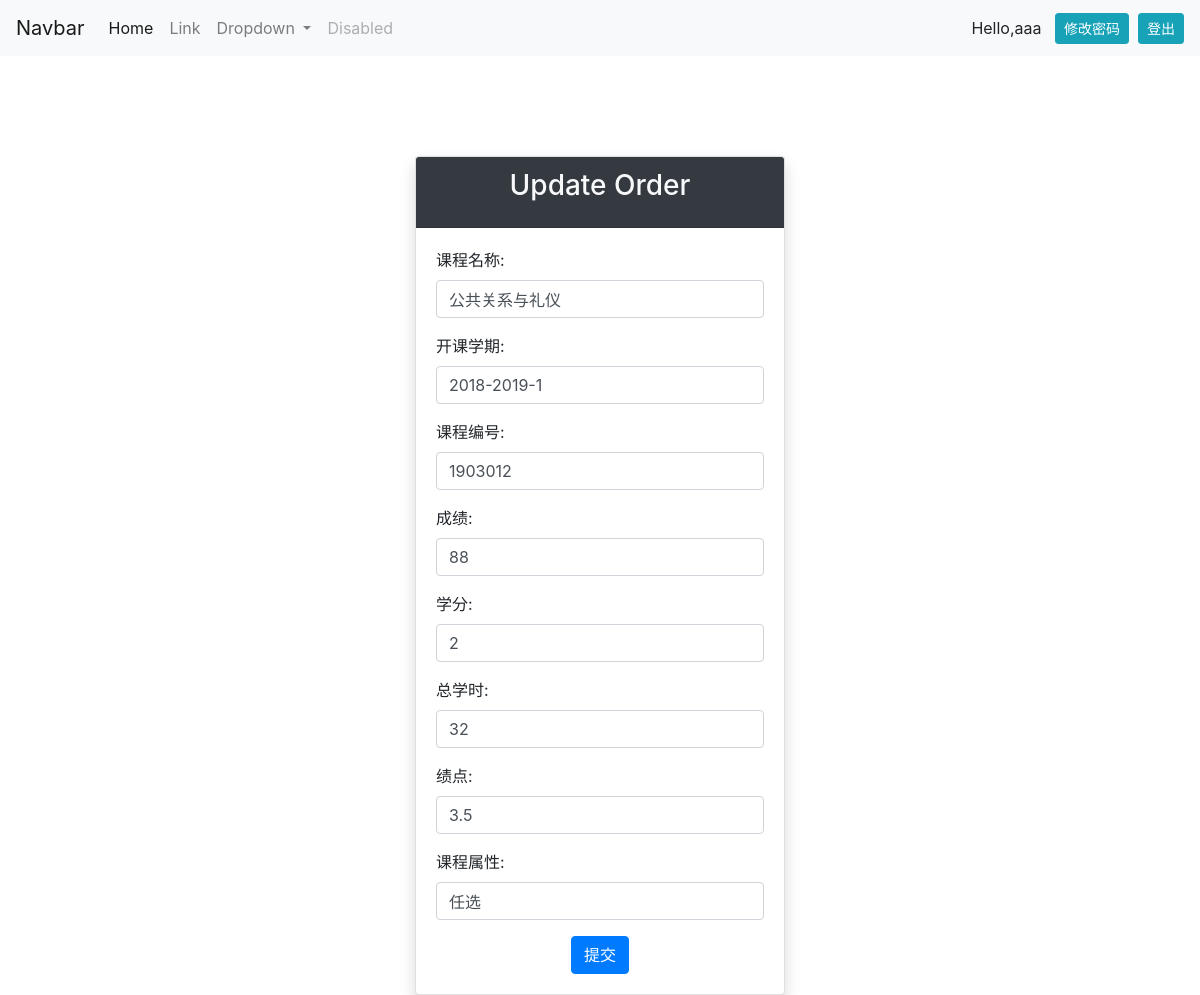
Page /updateclasser/4/ (signed in) on the committed database.
### yuapp/models.py (models this page shows, shortened)
class Classer(models.Model):
    coursename=models.CharField(max_length=30)
    starttime=models.CharField(max_length=30)
    cursenumber=models.CharField(max_length=30)
    grade=models.CharField(max_length=30)
    xuefen=models.CharField(max_length=30)
    zongxueshi=models.CharField(max_length=30)
    jidian=models.CharField(max_length=30)
    kecehngshuxing=models.CharField(max_length=30)

### yuapp/views.py (the view, shortened to what this page needs)
# urls.py: path('updateclasser/<str:pk>/',views.update_classer,name='updateclasser'),
def update_classer(request,pk):
    classer=Classer.objects.get(id=pk)
    c_form=ClasserForm(instance=classer)
    context={
        'classer':classer,
        'c_form':c_form
    }
    return render(request,'yuapp/updateclasser.html',context)

### yuapp/templates/yuapp/updateclasser.html (shortened to what this page needs)
{% extends 'yuapp/index.html' %}
{% block content %}
    <div class="container-fluid">
    <div class="row">
        <div class="col-md-4"></div>
        <div class="col-md-4">
            <div style="height: 100px;"></div>
            <div class="card shadow">
                <div class="card-header text-center text-light bg-dark">
                    <h3 class="card-title">Update Order</h3>
                </div>
                <div class="card-body">
                    <form action="{% url 'updateclasser' classer.id %}" method="post">
                        {{ c_form.as_p }}
                        <div class="text-center">
                            <button type="submit" class="btn btn-primary">提交</button>
                        </div>
                    </form>
                </div>
            </div>
        </div>
        <div class="col-md-4"></div>
    </div>
    </div>
{% endblock %}

### yuapp/templates/yuapp/navbar.html (shortened to what this page needs)
<nav class="navbar navbar-expand-lg navbar-light bg-light">
  <a class="navbar-brand" href="#">Navbar</a>
  <div class="collapse navbar-collapse" id="navbarSupportedContent">
    <ul class="navbar-nav mr-auto">
      <li class="nav-item active">
        <a class="nav-link" href="#">Home <span class="sr-only">(current)</span></a>
      </li>
      <li class="nav-item">
        <a class="nav-link" href="#">Link</a>
      </li>
      <li class="nav-item dropdown">
        <a class="nav-link dropdown-toggle" href="#" id="navbarDropdown" role="button" data-toggle="dropdown" aria-haspopup="true" aria-expanded="false">
          Dropdown
        </a>
      </li>
      <li class="nav-item">
        <a class="nav-link disabled" href="#" tabindex="-1" aria-disabled="true">Disabled</a>
      </li>
    </ul>
      {% if request.user.is_authenticated %}
          Hello,{{ request.user }}
          <a href="{% url 'modifypwd' %}" class="btn btn-sm btn-info">修改密码</a>
          <a href="{% url 'logout' %}" class="btn btn-sm btn-info">登出</a>
      {% else %}
          Hello,请登录！
          <a href="{% url 'login' %}" class="btn btn-sm btn-info">登录</a>
          &nbsp;&nbsp;
          <a href="{% url 'register' %}" class="btn btn-sm btn-info">注册</a>
      {% endif %}
  </div>
</nav>

### rows in the picture
Classer: coursename "公共关系与礼仪", starttime "2018-2019-1", cursenumber "1903012", grade "88", xuefen "2", zongxueshi "32", jidian "3.5", kecehngshuxing "任选"

### other values in the picture
{{ request.user }} "aaa"
